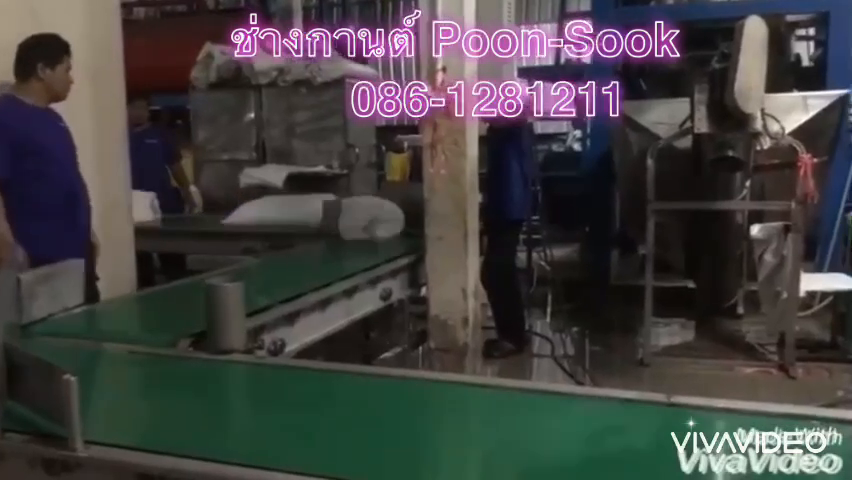
#> input picture frame 24 of ice-factory-comm./vid.mov, 852 x 480 px
$ python main.py
#> lines starting #> are read from the running program, lines starting #| are printed output that depends on the picture; after the words box and inside, x2 and y2 are one past the last pixel; in counts of white or black regions, pixels touching at a corner belong together
import numpy as np
import cv2

# Open video
cap = cv2.VideoCapture('vid.mov')  # Frame size: 852x480

# Define the line position
line_x = 550  # X-coordinate of the vertical line
object_count = 0  # Initialize counter for objects passing the line

while cap.isOpened():
    ret, frame = cap.read()
#> frame is the input picture: shape (480, 852, 3); mean B, G, R 64.7, 65.1, 66.9
    if ret:
        # Get the frame's dimensions
        height, width = frame.shape[:2]
#> height = 480; width = 852

        # Define the crop dimensions for the bottom-right corner
        crop_width = width
#> crop_width = 852
        crop_height = height // 2
#> crop_height = 240
        x_start = width - crop_width
#> x_start = 0
        y_start = height - crop_height
#> y_start = 240

        # Crop the frame (bottom-right)
        frame_cropped = frame[y_start:, x_start:]
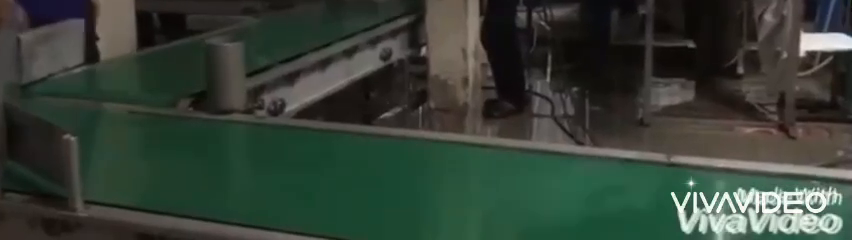
#> frame_cropped: shape (240, 852, 3); mean B, G, R 53.9, 63.6, 53.5

        # Convert to grayscale
        gray_frame = cv2.cvtColor(frame_cropped, cv2.COLOR_BGR2GRAY)
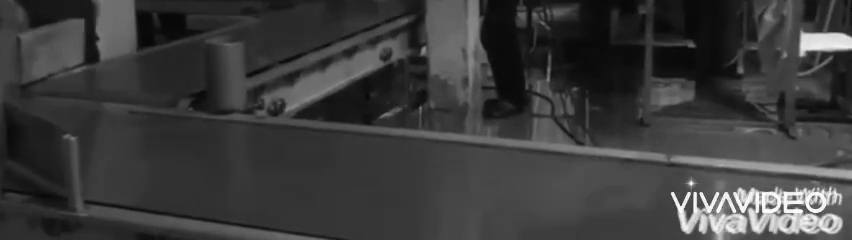
#> gray_frame: shape (240, 852); min 5, max 255, mean 59.5

        # Apply threshold
        _, result = cv2.threshold(gray_frame, 120, 255, cv2.THRESH_BINARY_INV)
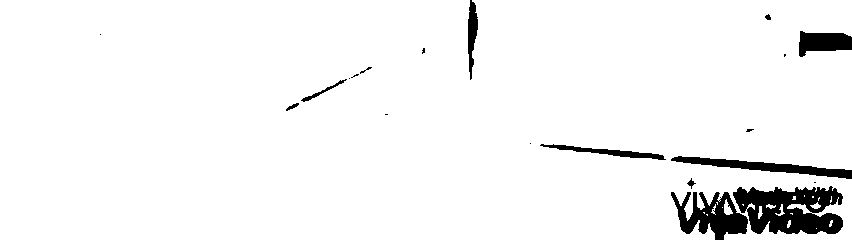
#> result: shape (240, 852); 95.4% white; 20 black regions (9 under 20 px), largest, box (x1, y1, x2, y2) and area: (733, 186, 843, 234) 3654, (671, 192, 748, 240) 1960, (671, 156, 852, 179) 1384

        # Apply operations
        kernel = np.ones((9, 9), np.uint8)
        closing = cv2.morphologyEx(result, cv2.MORPH_CLOSE, kernel, iterations=2)
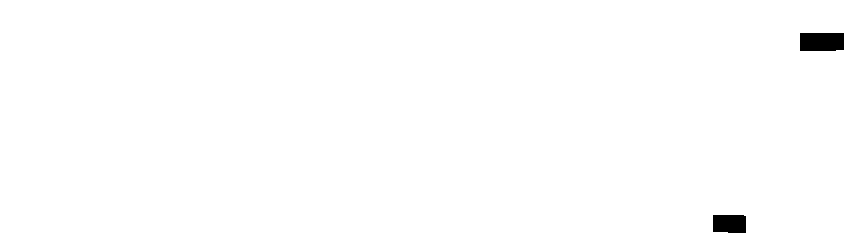
#> closing: shape (240, 852); 99.3% white; 2 black regions, box (x1, y1, x2, y2) and area: (800, 33, 844, 51) 784, (713, 215, 746, 233) 577
        opening = cv2.morphologyEx(closing, cv2.MORPH_OPEN, kernel, iterations=2)
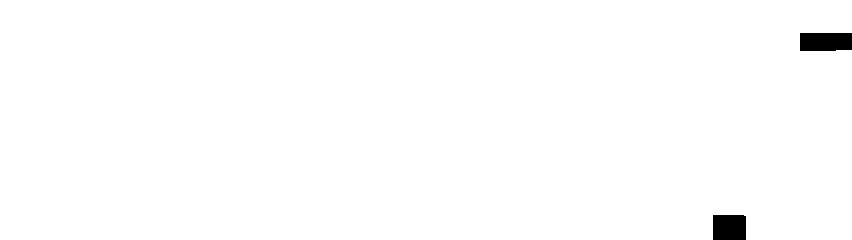
#> opening: shape (240, 852); 99.1% white; 2 black regions

        # Draw the line
        cv2.line(frame_cropped, (line_x, 0), (line_x, crop_height), (0, 0, 255), 5)

        # Find contours in the processed image
        contours, _ = cv2.findContours(opening, cv2.RETR_TREE, cv2.CHAIN_APPROX_NONE)
#> contours = 1 contour; box (x1, y1, x2, y2) and area: (0, 0, 852, 240) 201571

        # Loop through contours to check for crossing objects
        for contour in contours:
            area = cv2.contourArea(contour)
            if area > 1000 and area < 50000:  # Ignore small areas
                x, y, w, h = cv2.boundingRect(contour)

                # Calculate the center of the bounding box
                center_x = x + w // 2

                # Check if the center crosses the line with a larger tolerance
                if line_x - 20 <= center_x <= line_x + 20:  # Increased tolerance to ±20 pixels
                    object_count += 1  # Increment object count

                # Draw bounding box and center
                cv2.rectangle(frame_cropped, (x, y), (x + w, y + h), (0, 255, 0), 2)
                cv2.circle(frame_cropped, (center_x, y + h // 2), 5, (255, 0, 0), -1)
#> this loop made 1 pass
#> area on pass 1: 201571
#> after the loop, object_count = 0

        # Display the object count on the frame
        cv2.putText(
            frame_cropped, f"Objects Passed: {object_count}", (10, 30),
            cv2.FONT_HERSHEY_SIMPLEX, 1, (255, 255, 255), 2
        )
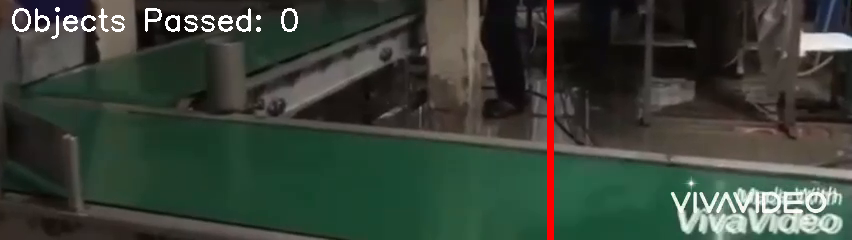
#> frame_cropped: shape (240, 852, 3); mean B, G, R 55.4, 65, 57.1

        # Show the processed cropped frame
        cv2.imshow('Bottom-Right Frame', frame_cropped)

        # Break the loop on 'q' key press
        if cv2.waitKey(25) & 0xFF == ord('q'):
#> (key q is pressed here)
            break
    else:
        break

# Release resources
cap.release()
cv2.destroyAllWindows()

# Print final count
print(f"Total objects passed the line: {object_count}")
#| Total objects passed the line: 0

$ run again, starting later in the video
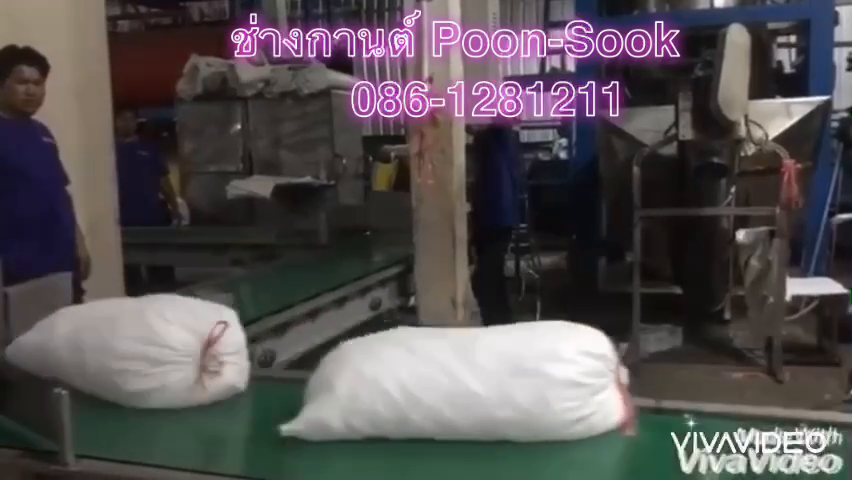
#> input picture frame 111 of ice-factory-comm./vid.mov, 852 x 480 px
#> frame is the input picture: shape (480, 852, 3); mean B, G, R 81.5, 79.3, 85
#> `_, result = cv2.threshold(gray_frame, 120, 255, cv2.THRESH_BINARY_INV)`:
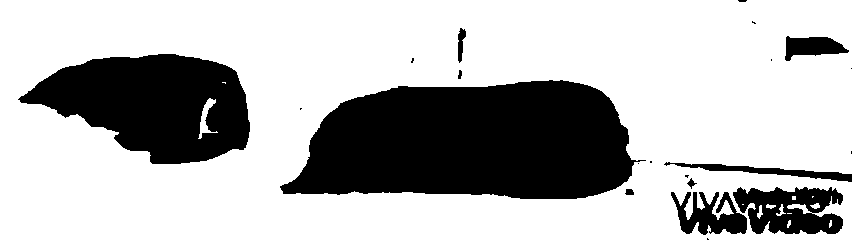
#> result: shape (240, 852); 71.8% white; 21 black regions (11 under 20 px), largest, box (x1, y1, x2, y2) and area: (280, 80, 646, 199) 33202, (18, 54, 250, 164) 16617, (733, 187, 843, 234) 3614
#> closing: shape (240, 852); 75.5% white; 4 black regions, box (x1, y1, x2, y2) and area: (298, 81, 631, 199) 32869, (35, 54, 249, 164) 16148, (786, 37, 828, 55) 726, (727, 215, 744, 232) 289
#> opening: shape (240, 852); 75.3% white; 4 black regions
#> contours = 4 contours; box (x1, y1, x2, y2) and area: (0, 0, 852, 240) 202940, (297, 80, 632, 200) 33276, (34, 53, 250, 165) 16733, (785, 36, 829, 56) 784
#> the loop `for contour in contours:` made 4 passes
#> (area, x, y, w, h, center_x) on passes 2 to 3: (33276, 297, 80, 335, 120, 464), (16733, 34, 53, 216, 112, 142)
#> after the loop `for contour in contours:`: object_count = 0
#> `cv2.putText( frame_cropped, f"Objects Passed: {object_count}", (10, 30..`:
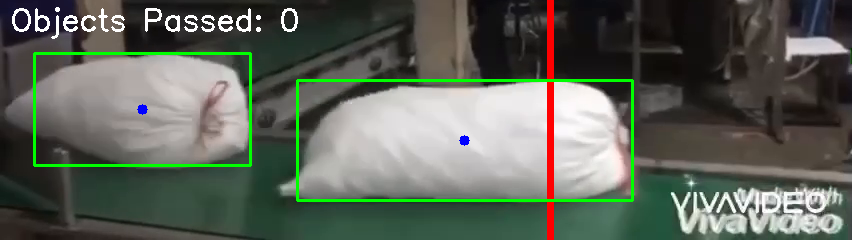
#> frame_cropped: shape (240, 852, 3); mean B, G, R 89, 99.4, 93.4
#| Total objects passed the line: 0

$ run again, starting later in the video
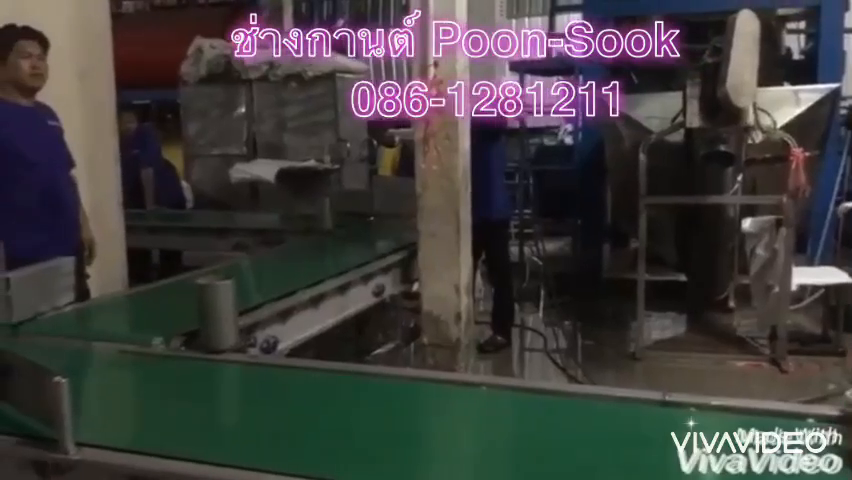
#> input picture frame 197 of ice-factory-comm./vid.mov, 852 x 480 px
#> frame is the input picture: shape (480, 852, 3); mean B, G, R 61.4, 62.4, 64.6
#> `_, result = cv2.threshold(gray_frame, 120, 255, cv2.THRESH_BINARY_INV)`:
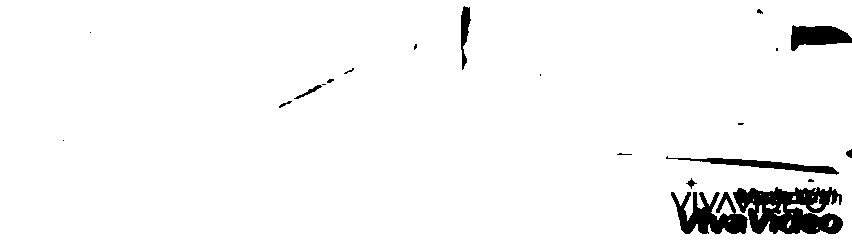
#> result: shape (240, 852); 96.1% white; 21 black regions (11 under 20 px), largest, box (x1, y1, x2, y2) and area: (733, 187, 843, 234) 3514, (671, 192, 748, 234) 1811, (791, 25, 852, 51) 1032
#> closing: shape (240, 852); 99.6% white; 1 black region
#> contours = 2 contours; box (x1, y1, x2, y2) and area: (0, 0, 852, 240) 203389, (791, 25, 837, 46) 845
#> the loop `for contour in contours:` made 2 passes
#> area on passes 1 to 2: 203389, 845
#> after the loop `for contour in contours:`: object_count = 0
#> `cv2.putText( frame_cropped, f"Objects Passed: {object_count}", (10, 30..`:
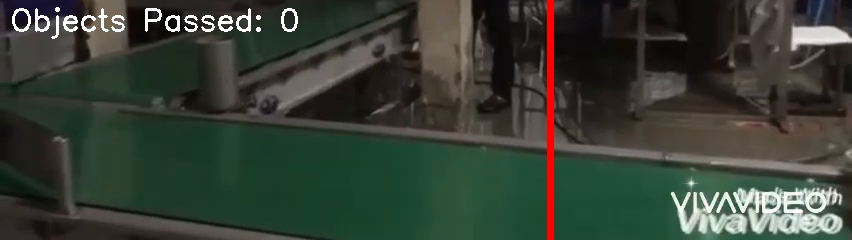
#> frame_cropped: shape (240, 852, 3); mean B, G, R 53.1, 63, 55.8
#| Total objects passed the line: 0
